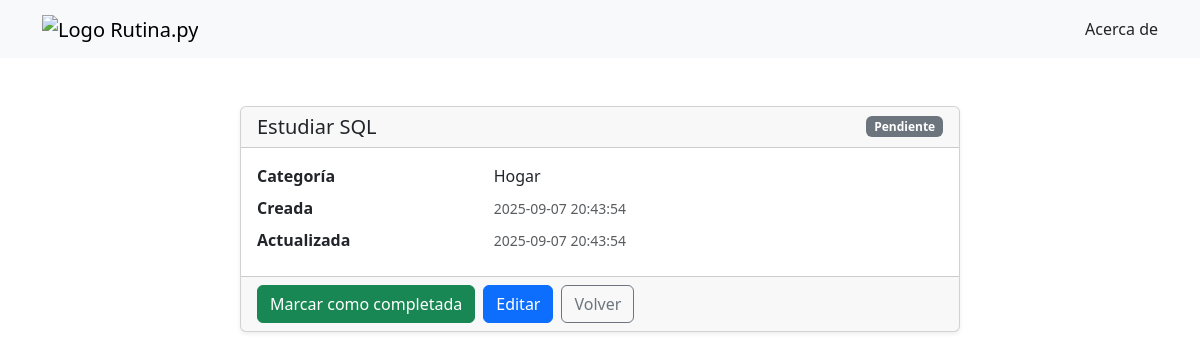
The app's page /tarea/9 with its own data.
### tables this page shows
CREATE TABLE tareas (
            id INTEGER PRIMARY KEY AUTOINCREMENT,
            nombre TEXT NOT NULL,
            estado TEXT NOT NULL DEFAULT 'pendiente',
            categoria_id INTEGER NOT NULL,
            created_at TEXT NOT NULL DEFAULT (datetime('now','localtime')),
            updated_at TEXT NOT NULL DEFAULT (datetime('now','localtime')),
            FOREIGN KEY (categoria_id) REFERENCES categorias(id)
                ON UPDATE CASCADE
                ON DELETE RESTRICT
        );

CREATE TABLE categorias (
            id INTEGER PRIMARY KEY AUTOINCREMENT,
            nombre TEXT NOT NULL UNIQUE
        );

### app.py (the view)
@app.route('/tarea/<int:id>')
def detalle(id):
    tarea = Tarea.get_by_id(id)
    categoria = Categoria.get_by_id(tarea["categoria_id"])
    return render_template("tarea.html", tarea=tarea, categoria=categoria)

### database.py (called while the page is built)
def connect_db():
    conn = sqlite3.connect(DATABASE_NAME) # Conecta a la base de datos
    conn.row_factory = sqlite3.Row  # Devuelve filas tipo Row: acceso por índice y por llave
    conn.execute("PRAGMA foreign_keys = ON") # Activa el modo de clave foránea
    return conn

def query_one(sql, params=None):
    conn = connect_db()
    row = conn.execute(sql, params or ()).fetchone()
    conn.close()
    return row

### models/categoria.py (called while the page is built)
    @staticmethod
    def get_by_id(categoria_id):
        query = query_one("SELECT id, nombre FROM categorias WHERE id = ?", (categoria_id,))
        print(f" * Categoría: {query}")
        return query

### models/tarea.py (called while the page is built)
    @staticmethod
    def get_by_id(tarea_id):
        return query_one(
            "SELECT id, nombre, estado, categoria_id, created_at, updated_at FROM tareas WHERE id = ?",
            (tarea_id,),
        )

### templates/tarea.html (shortened to what this page needs)
{% extends "layout.html" %}
{% block content %}
<section id="tarea" class="container mt-4">
  <div class="row justify-content-center">
    <div class="col-12 col-lg-8">
      <div class="card shadow-sm">
        <div class="card-header d-flex justify-content-between align-items-center">
          <h2 class="h5 mb-0">{{ tarea.nombre }}</h2>
          <span class="badge {{ 'bg-success' if tarea.estado == 'completada' else 'bg-secondary' }}">{{ tarea.estado|title }}</span>
        </div>
        <div class="card-body">
          <dl class="row mb-0">
            <dt class="col-sm-4">Categoría</dt>
            <dd class="col-sm-8">{{ categoria.nombre }}</dd>
            <dt class="col-sm-4">Creada</dt>
            <dd class="col-sm-8"><small class="text-muted">{{ tarea.created_at }}</small></dd>
            <dt class="col-sm-4">Actualizada</dt>
            <dd class="col-sm-8"><small class="text-muted">{{ tarea.updated_at }}</small></dd>
          </dl>
        </div>
        <div class="card-footer d-flex gap-2">
          <form action="/tarea/{{ tarea.id }}/toggle-estado" method="post" class="m-0 p-0">
            {% set es_completada = tarea.estado == 'completada' %}
            <button type="submit" class="btn {{ 'btn-warning' if es_completada else 'btn-success' }}">
              {{ 'Marcar como pendiente' if es_completada else 'Marcar como completada' }}
            </button>
          </form>
          <a href="/editar/{{ tarea.id }}" class="btn btn-primary">Editar</a>
          <a href="/" class="btn btn-outline-secondary">Volver</a>
        </div>
      </div>
    </div>
  </div>
</section>
{% endblock %}

### records on screen
tareas: nombre "Estudiar SQL", estado "Pendiente", created_at "2025-09-07 20:43:54", updated_at "2025-09-07 20:43:54"
categorias: nombre "Hogar"

### other values on screen
{{ 'Marcar como pendiente' if es_completada else 'Marcar como completada' }} "Marcar como completada"
